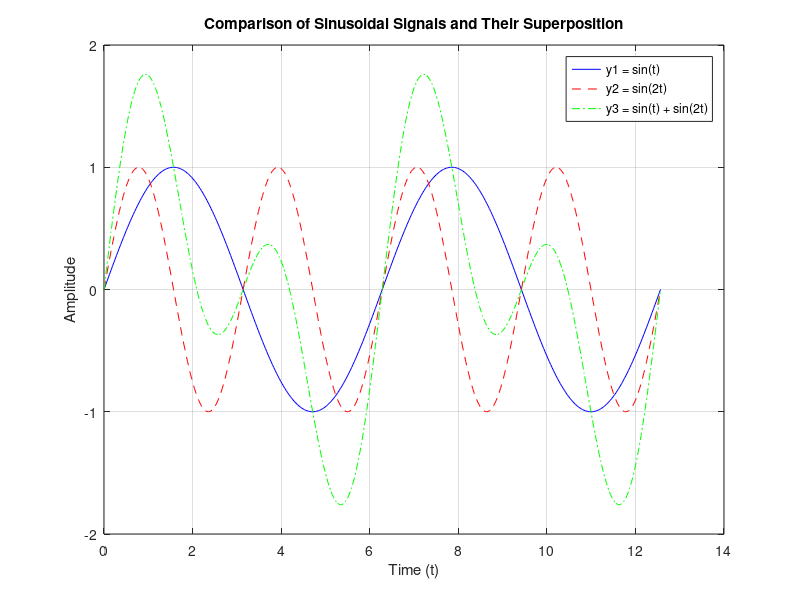

Reproduce this figure in MATLAB.
% Defining the time vector from 0 to 4*pi
t = 0 : pi/100 : 4*pi;
% Calculate the three signal values
y1 = sin(t);
y2 = sin(2*t);
y3 = sin(t) + sin(2*t);
%  Creating the plot
figure; 
% Plotting each signal with unique colors and line styles
plot(t, y1, 'b-'); 
hold on;
plot(t, y2, 'r--');           
plot(t, y3, 'g-.');           
% Adding annotations and formatting
title('Comparison of Sinusoidal Signals and Their Superposition');
xlabel('Time (t)');
ylabel('Amplitude');
% Adding legend to clearly identify each curve
legend('y1 = sin(t)', 'y2 = sin(2t)', 'y3 = sin(t) + sin(2t)');
grid on;
hold off;
